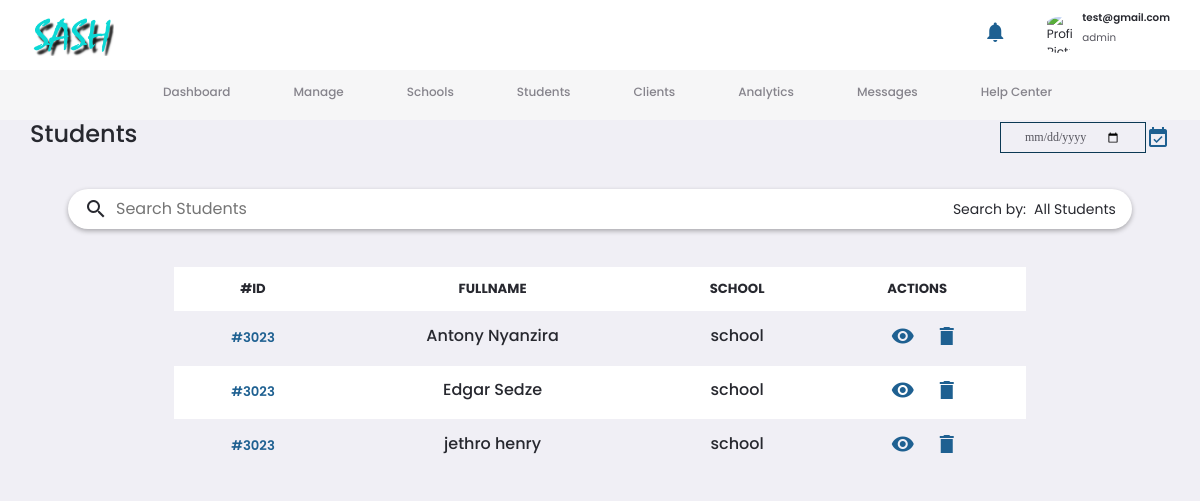
The app's page /students (signed in) with its own data.
### mainapp/models.py (models this page shows, shortened)
class User(db.Model, UserMixin):
    __tablename__ = 'users'
    id = db.Column(db.Integer, primary_key=True)
    firstname = db.Column(db.String(60), nullable=False)
    lastname = db.Column(db.String(60), nullable=False)
    date_of_birth = db.Column(db.DateTime, nullable=False, default=datetime.utcnow)
    gender = db.Column(db.String(60), nullable=False)
    phonenumber = db.Column(db.String(60), nullable=False)
    email = db.Column(db.String(120), nullable=False, unique=True)
    password = db.Column(db.String(120), nullable=False)
    address = db.Column(db.Text, nullable=False)
    role = db.Column(db.String(60), nullable=False)
    contract = db.Column(db.Integer, nullable=False, default=3)
    academic_transcripts = db.Column(db.String(20), nullable=False,  default="user.png")
    personal_doc = db.Column(db.String(20), nullable=False, default="user.png")
    profile_image = db.Column(db.String(20), nullable=False, default="user.png")
    clients = db.relationship('Client', backref='user_therapist', lazy=True)
    schools = db.relationship('School', backref='school_therapist', lazy=True)
    schoolssessions = db.relationship('SchoolSession', backref='session_therapist', lazy=True)
    clientsessions = db.relationship('ClientSession', backref='session_therapist', lazy=True)
    notification = db.relationship('Notifications', backref='user', lazy=True)

class SchoolStudent(db.Model):
    __tablename__ = 'school_students'
    id = db.Column(db.Integer, primary_key=True)
    firstname = db.Column(db.String(60), nullable=False)
    lastname = db.Column(db.String(60), nullable=False)
    date_of_birth = db.Column(db.DateTime, nullable=False, default=datetime.utcnow)
    gender = db.Column(db.String(60), nullable=False)
    phonenumber = db.Column(db.String(60), nullable=False)
    email = db.Column(db.String(120), nullable=False, unique=True)
    address = db.Column(db.String, nullable=False)
    diagnosis = db.Column(db.String, nullable=False)
    guardian_name = db.Column(db.String, nullable=False)
    school_id = db.Column(db.Integer, db.ForeignKey('schools.id'))
    reports = db.relationship('SchoolStudentReport', backref='report_student', lazy=True)
    sessions = db.relationship('SchoolStudentSession', backref='session_student', lazy=True)

### mainapp/routes.py (the view)
@app.route('/students')
@login_required
def students():
  all_students = SchoolStudent.query.all()
  return render_template('students.html', all_students = all_students)

### mainapp/models.py (called while the page is built)
@login_manager.user_loader
def load_user(user_id):
    return User.query.get(int(user_id))

### mainapp/templates/students.html (shortened to what this page needs)
{% extends "admin.html" %}
{% block title %}Students{%endblock title%}
{% block content %}
<div class="student_search">
  <div class="search-bar">
    <div>
      <span class="search-icon material-icons-sharp">search</span>
      <input type="search" id="searchInput" placeholder="Search Students" class="search-input">
    </div>
    <div>
      <label for="searchBy" class="search-label">Search by:</label>
      <select id="searchBy" name="search-by" class="search-select">
        <option value="all">All Students</option>
      </select>
    </div>
  </div>
</div>
<table class="tbl-list">
  <thead>
      <tr>
          <th>#ID</th>
          <th> FULLNAME</th>
          <th class="tbl-collapse"> SCHOOL</th>
          <th> ACTIONS</th>
      </tr>
  </thead>
  <tbody>
    {% for student in all_students%}
      <tr>
          <td>#3023</td>
          <td>
                <h4>{{student.firstname}} {{student.lastname}}</h4>
          </td>
          <td class="tbl-collapse">
            <h4>school</h4>
          </td>
          <td>
            <div class="tbl-actions">
              <a href="{{url_for('studentprofile', student_id = student.id)}}"><span class="material-icons">visibility</span></a>
              <a href=""><span class="material-icons-sharp">delete</span></a>
            </div>
          </td>
        </tr>
        {% endfor%}
  </tbody>
</table>
{%endblock content%}

### mainapp/templates/admin.html (shortened to what this page needs)
<!DOCTYPE html>
<html lang="en" class="{{ 'dark-theme' if session.get('theme', 'light') == 'dark' else '' }}">
<head>
      <link href="https://cdn.jsdelivr.net/npm/bootstrap@5.0.2/dist/css/bootstrap.min.css" rel="stylesheet">
  <link rel="stylesheet" href="https://cdnjs.cloudflare.com/ajax/libs/font-awesome/6.2.0/css/all.min.css" />
  <link rel="stylesheet" href="{{url_for('static', filename='css/style.css')}}">
  <link rel="stylesheet" href="{{url_for('static', filename='css/admin.css')}}">
  <link rel="stylesheet" href="{{url_for('static', filename='css/other.css')}}">
</head>
<body>
  <nav>
    <div class="container">
      <img src="{{url_for('static', filename='images/sash.png')}}" alt="Logo" class="logo">
      <div class="profile-area">
        <div class="notify action-btn" id="notifications">
          <span class="material-icons">notifications</span>
          <span id="notification-badge-count" class="badge bg-error circle flex-center">10</span>
        </div>
        <div class="profile">
          <div class="profile-photo">
            <img src="{{profile_image}}" alt="Profile Picture">
          </div>
          <div>
            <h5>{{current_user.email}}</h5>
            <p>{{current_user.role}}</p>
          </div>
        </div>
      </div>
    </div>
  </nav>
  <main>
    <aside>
      <div class="sidebar">
        <a href="{{url_for('Home')}}" class="dash-section active" id="dashboard">
          <h4>Dashboard</h4>
        </a>
        <a href="{{url_for('manage')}}" class="dash-section" id="manage">
          <h4>Manage</h4>
        </a>
        <a href="{{url_for('schools')}}" class="dash-section" id="schools">
          <h4>Schools</h4>
        </a>
        <a href="{{url_for('students')}}" class="dash-section" id="students">
          <h4>Students</h4>
        </a>
        <a href="{{url_for('clients')}}" class="dash-section" id="users">
          <h4>Clients</h4>
        </a>
        <a href="{{url_for('analytics')}}" class="dash-section" id="analytics">
          <h4>Analytics</h4>
        </a>
        <a href="{{url_for('messages')}}" class="dash-section" id="messages">
          <h4>Messages</h4>
        </a>
        <a href="{{url_for('help_center')}}" class="dash-section" id="help-center">
          <h4>Help Center</h4>
        </a>
      </div>
    </aside>
    <section class="middle" id='middle'>
      <div class="header">
        <h1>{%block title%}Dashboard{%endblock title%}</h1>
        <div class="overview-date">
          <input type="date" title='date' value={{current_date}} readonly>
          <i class="material-icons" id="btn-all-sessions">event_available</i>
        </div>
      </div>
      <div class="middle-inner active" id="dashboard-content" >
        {% block content %}{% endblock content%}
      </div>
    </section>
  </main>
</body>
</html>

### mainapp/static/css/style.css (style rules this page uses)
:root { --primary-color:#1e6091; --secondary-color: #0b3954; }
* { box-sizing: border-box; margin: 0; padding: 0; }
body { font-family: 'Segoe UI', Tahoma, Geneva, Verdana, sans-serif; background: #333; }
a { text-decoration: none; margin-left: 15px; font-size: 1rem; cursor: pointer; }
.logo { width: 120px; height: auto; }
span { color: var(--primary-color); }
section { display: flex; flex-direction: column; align-items: center; justify-content: center; text-align: center; scroll-snap-align: center; }

### mainapp/static/css/other.css (style rules this page uses)
.header { display: flex; justify-content: space-between; align-items: center; margin-bottom: 20px; }
.header input[type="date"] { padding: 5px 10px; border: 1px solid var(--secondary-color); background: var(--primary-color); border-radius: 8px; }

### records on screen
User: email "test@gmail.com", role "admin"
SchoolStudent: firstname "Antony", lastname "Nyanzira"
SchoolStudent: firstname "Edgar", lastname "Sedze"
SchoolStudent: firstname "jethro", lastname "henry"
